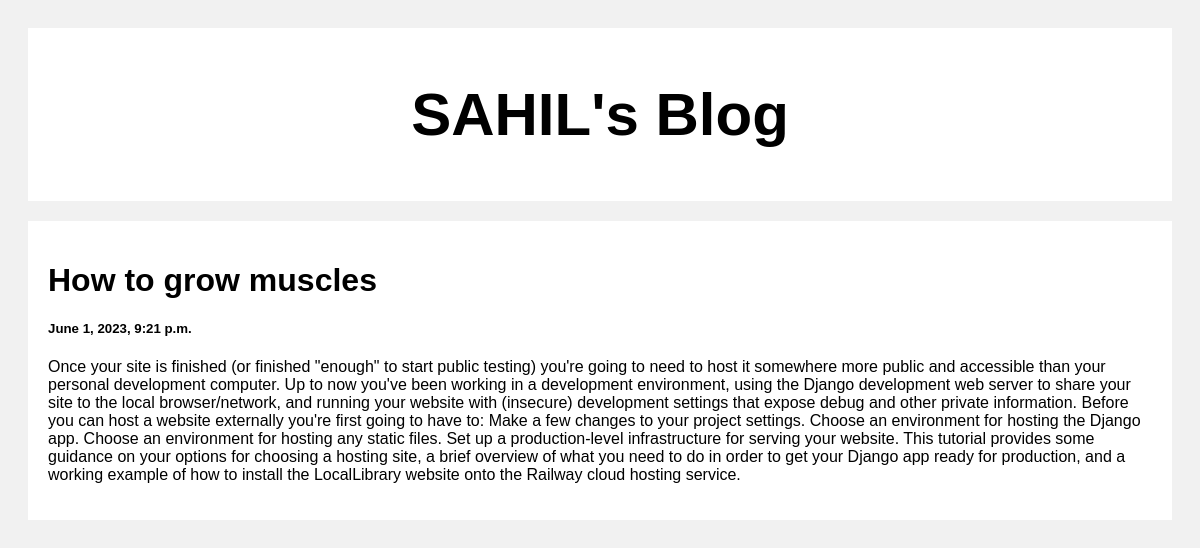
Screenshot of /post/2 with the database file from the repository.
### post/models.py (models this page shows)
class Post(models.Model):
    title = models.CharField(max_length=100)
    body = models.CharField(max_length=10000)
    created_at = models.DateTimeField(default=datetime.now, blank=True)

### post/views.py (the view)
def post(request, pk):
    post = Post.objects.get(id=pk)
    return render(request, 'post.html', {'post': post})

### templates/post.html (shortened to what this page needs)
<!DOCTYPE html>
<html>
  <head>
  </head>
  <body>
    <div class="header">
      <h2>SAHIL's Blog</h2>
    </div>
    <div class="row">
      <div class="leftcolumn">
        <div class="card">
            <h1>{{post.title}}</h1>
            <h5>{{post.created_at}}</h5>
            <p>{{post.body}}</p>
        </div>
      </div>
    </div>
  </body>
</html>

### templates/post.html (style rules this page uses)
* { box-sizing: border-box; }
body { font-family: Arial; padding: 20px; background: #f1f1f1; }
.header { padding: 2px; font-size: 40px; text-align: center; background: white; }
.leftcolumn { float: left; width: 100%; }
.card { background-color: white; padding: 20px; margin-top: 20px; }
.row:after { content: ""; display: table; clear: both; }

### rows the page displays
Post: title "How to grow muscles", created_at "June 1, 2023, 9:21 p.m.", body "Once your site is finished (or finished \"enough\" to start public testing) you're going to need to host it somewhere more public and accessible than your personal development computer. Up to now you've been working in a development environment, using the Django development web server to share your site to the local browser/network, and running your website with (insecure) development settings that expose debug and other private information. Before you can host a website externally you're first going to have to: Make a few changes to your project settings. Choose an environment for hosting the Django app. Choose an environment for hosting any static files. Set up a production-level…"
